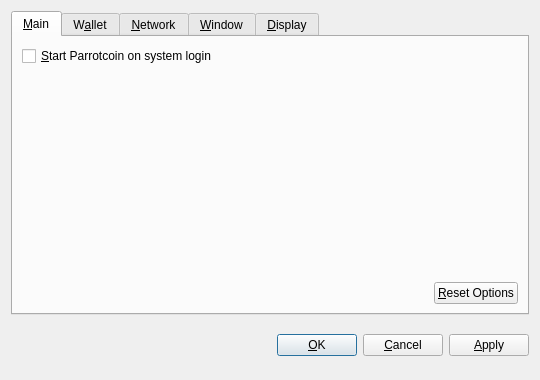
<?xml version="1.0" encoding="UTF-8"?>
<ui version="4.0">
 <class>OptionsDialog</class>
 <widget class="QDialog" name="OptionsDialog">
  <property name="geometry">
   <rect>
    <x>0</x>
    <y>0</y>
    <width>540</width>
    <height>380</height>
   </rect>
  </property>
  <property name="windowTitle">
   <string>Options</string>
  </property>
  <property name="modal">
   <bool>true</bool>
  </property>
  <layout class="QVBoxLayout" name="verticalLayout">
   <item>
    <widget class="QTabWidget" name="tabWidget">
     <property name="tabPosition">
      <enum>QTabWidget::North</enum>
     </property>
     <property name="currentIndex">
      <number>0</number>
     </property>
     <widget class="QWidget" name="tabMain">
      <attribute name="title">
       <string>&amp;Main</string>
      </attribute>
      <layout class="QVBoxLayout" name="verticalLayout_Main">
       <item>
        <widget class="QCheckBox" name="bitcoinAtStartup">
         <property name="toolTip">
          <string>Automatically start Parrotcoin after logging in to the system.</string>
         </property>
         <property name="text">
          <string>&amp;Start Parrotcoin on system login</string>
         </property>
        </widget>
       </item>
       <item>
        <spacer name="verticalSpacer_Main">
         <property name="orientation">
          <enum>Qt::Vertical</enum>
         </property>
         <property name="sizeHint" stdset="0">
          <size>
           <width>20</width>
           <height>40</height>
          </size>
         </property>
        </spacer>
       </item>
       <item>
        <layout class="QHBoxLayout" name="horizontalLayout_2_Main">
         <item>
          <spacer name="horizontalSpacer_2_Main">
           <property name="orientation">
            <enum>Qt::Horizontal</enum>
           </property>
           <property name="sizeHint" stdset="0">
            <size>
             <width>40</width>
             <height>20</height>
            </size>
           </property>
          </spacer>
         </item>
         <item>
          <widget class="QPushButton" name="resetButton">
           <property name="toolTip">
            <string>Reset all client options to default.</string>
           </property>
           <property name="text">
            <string>&amp;Reset Options</string>
           </property>
           <property name="autoDefault">
            <bool>false</bool>
           </property>
          </widget>
         </item>
        </layout>
       </item>
      </layout>
     </widget>
     <widget class="QWidget" name="tabWallet">
      <attribute name="title">
       <string>W&amp;allet</string>
      </attribute>
      <layout class="QVBoxLayout" name="verticalLayout_Network">
       <item>
        <widget class="QLabel" name="transactionFeeInfoLabel">
         <property name="text">
          <string>Optional transaction fee per kB that helps make sure your transactions are processed quickly. Most transactions are 1 kB.</string>
         </property>
         <property name="textFormat">
          <enum>Qt::PlainText</enum>
         </property>
         <property name="wordWrap">
          <bool>true</bool>
         </property>
        </widget>
       </item>
       <item>
        <layout class="QHBoxLayout" name="horizontalLayout_1_Main">
         <item>
          <widget class="QLabel" name="transactionFeeLabel">
           <property name="text">
            <string>Pay transaction &amp;fee</string>
           </property>
           <property name="textFormat">
            <enum>Qt::PlainText</enum>
           </property>
           <property name="buddy">
            <cstring>transactionFee</cstring>
           </property>
          </widget>
         </item>
         <item>
          <widget class="BitcoinAmountField" name="transactionFee"/>
         </item>
         <item>
          <spacer name="horizontalSpacer_1_Main">
           <property name="orientation">
            <enum>Qt::Horizontal</enum>
           </property>
           <property name="sizeHint" stdset="0">
            <size>
             <width>40</width>
             <height>20</height>
            </size>
           </property>
          </spacer>
         </item>
        </layout>
       </item>
       <item>
        <widget class="QLabel" name="label">
         <property name="text">
          <string>If you disable the spending of unconfirmed change, the change from a transaction cannot be used until that transaction has at least one confirmation. This also affects how your balance is computed.</string>
         </property>
         <property name="wordWrap">
          <bool>true</bool>
         </property>
        </widget>
       </item>
       <item>
        <widget class="QCheckBox" name="spendZeroConfChange">
         <property name="text">
          <string>Spend unconfirmed change  (experts only)</string>
         </property>
        </widget>
       </item>
       <item>
        <spacer name="verticalSpacer">
         <property name="orientation">
          <enum>Qt::Vertical</enum>
         </property>
         <property name="sizeHint" stdset="0">
          <size>
           <width>20</width>
           <height>40</height>
          </size>
         </property>
        </spacer>
       </item>
      </layout>
     </widget>
     <widget class="QWidget" name="tabNetwork">
      <attribute name="title">
       <string>&amp;Network</string>
      </attribute>
      <layout class="QVBoxLayout" name="verticalLayout_Network">
       <item>
        <widget class="QCheckBox" name="mapPortUpnp">
         <property name="toolTip">
          <string>Automatically open the Parrotcoin client port on the router. This only works when your router supports UPnP and it is enabled.</string>
         </property>
         <property name="text">
          <string>Map port using &amp;UPnP</string>
         </property>
        </widget>
       </item>
       <item>
        <widget class="QCheckBox" name="connectSocks">
         <property name="toolTip">
          <string>Connect to the Parrotcoin network through a SOCKS proxy (e.g. when connecting through Tor).</string>
         </property>
         <property name="text">
          <string>&amp;Connect through SOCKS proxy:</string>
         </property>
        </widget>
       </item>
       <item>
        <layout class="QHBoxLayout" name="horizontalLayout_Network">
         <item>
          <widget class="QLabel" name="proxyIpLabel">
           <property name="text">
            <string>Proxy &amp;IP:</string>
           </property>
           <property name="textFormat">
            <enum>Qt::PlainText</enum>
           </property>
           <property name="buddy">
            <cstring>proxyIp</cstring>
           </property>
          </widget>
         </item>
         <item>
          <widget class="QValidatedLineEdit" name="proxyIp">
           <property name="maximumSize">
            <size>
             <width>140</width>
             <height>16777215</height>
            </size>
           </property>
           <property name="toolTip">
            <string>IP address of the proxy (e.g. 127.0.0.1)</string>
           </property>
          </widget>
         </item>
         <item>
          <widget class="QLabel" name="proxyPortLabel">
           <property name="text">
            <string>&amp;Port:</string>
           </property>
           <property name="textFormat">
            <enum>Qt::PlainText</enum>
           </property>
           <property name="buddy">
            <cstring>proxyPort</cstring>
           </property>
          </widget>
         </item>
         <item>
          <widget class="QLineEdit" name="proxyPort">
           <property name="maximumSize">
            <size>
             <width>55</width>
             <height>16777215</height>
            </size>
           </property>
           <property name="toolTip">
            <string>Port of the proxy (e.g. 9050)</string>
           </property>
          </widget>
         </item>
         <item>
          <widget class="QLabel" name="socksVersionLabel">
           <property name="text">
            <string>SOCKS &amp;Version:</string>
           </property>
           <property name="textFormat">
            <enum>Qt::PlainText</enum>
           </property>
           <property name="buddy">
            <cstring>socksVersion</cstring>
           </property>
          </widget>
         </item>
         <item>
          <widget class="QValueComboBox" name="socksVersion">
           <property name="toolTip">
            <string>SOCKS version of the proxy (e.g. 5)</string>
           </property>
          </widget>
         </item>
         <item>
          <spacer name="horizontalSpacer_Network">
           <property name="orientation">
            <enum>Qt::Horizontal</enum>
           </property>
           <property name="sizeHint" stdset="0">
            <size>
             <width>40</width>
             <height>20</height>
            </size>
           </property>
          </spacer>
         </item>
        </layout>
       </item>
       <item>
        <spacer name="verticalSpacer_Network">
         <property name="orientation">
          <enum>Qt::Vertical</enum>
         </property>
         <property name="sizeHint" stdset="0">
          <size>
           <width>20</width>
           <height>40</height>
          </size>
         </property>
        </spacer>
       </item>
      </layout>
     </widget>
     <widget class="QWidget" name="tabWindow">
      <attribute name="title">
       <string>&amp;Window</string>
      </attribute>
      <layout class="QVBoxLayout" name="verticalLayout_Window">
       <item>
        <widget class="QCheckBox" name="minimizeToTray">
         <property name="toolTip">
          <string>Show only a tray icon after minimizing the window.</string>
         </property>
         <property name="text">
          <string>&amp;Minimize to the tray instead of the taskbar</string>
         </property>
        </widget>
       </item>
       <item>
        <widget class="QCheckBox" name="minimizeOnClose">
         <property name="toolTip">
          <string>Minimize instead of exit the application when the window is closed. When this option is enabled, the application will be closed only after selecting Quit in the menu.</string>
         </property>
         <property name="text">
          <string>M&amp;inimize on close</string>
         </property>
        </widget>
       </item>
       <item>
        <spacer name="verticalSpacer_Window">
         <property name="orientation">
          <enum>Qt::Vertical</enum>
         </property>
         <property name="sizeHint" stdset="0">
          <size>
           <width>20</width>
           <height>40</height>
          </size>
         </property>
        </spacer>
       </item>
      </layout>
     </widget>
     <widget class="QWidget" name="tabDisplay">
      <attribute name="title">
       <string>&amp;Display</string>
      </attribute>
      <layout class="QVBoxLayout" name="verticalLayout_Display">
       <item>
        <layout class="QHBoxLayout" name="horizontalLayout_1_Display">
         <item>
          <widget class="QLabel" name="langLabel">
           <property name="text">
            <string>User Interface &amp;language:</string>
           </property>
           <property name="textFormat">
            <enum>Qt::PlainText</enum>
           </property>
           <property name="buddy">
            <cstring>lang</cstring>
           </property>
          </widget>
         </item>
         <item>
          <widget class="QValueComboBox" name="lang">
           <property name="toolTip">
            <string>The user interface language can be set here. This setting will take effect after restarting Parrotcoin.</string>
           </property>
          </widget>
         </item>
        </layout>
       </item>
       <item>
        <layout class="QHBoxLayout" name="horizontalLayout_2_Display">
         <item>
          <widget class="QLabel" name="unitLabel">
           <property name="text">
            <string>&amp;Unit to show amounts in:</string>
           </property>
           <property name="textFormat">
            <enum>Qt::PlainText</enum>
           </property>
           <property name="buddy">
            <cstring>unit</cstring>
           </property>
          </widget>
         </item>
         <item>
          <widget class="QValueComboBox" name="unit">
           <property name="toolTip">
            <string>Choose the default subdivision unit to show in the interface and when sending coins.</string>
           </property>
          </widget>
         </item>
        </layout>
       </item>
       <item>
        <widget class="QCheckBox" name="displayAddresses">
         <property name="toolTip">
          <string>Whether to show Parrotcoin addresses in the transaction list or not.</string>
         </property>
         <property name="text">
          <string>&amp;Display addresses in transaction list</string>
         </property>
        </widget>
       </item>
       <item>
        <widget class="QCheckBox" name="coinControlFeatures">
         <property name="toolTip">
          <string>Whether to show coin control features or not.</string>
         </property>
         <property name="text">
          <string>Display coin &amp;control features (experts only!)</string>
         </property>
        </widget>
       </item>
       <item>
        <spacer name="verticalSpacer_Display">
         <property name="orientation">
          <enum>Qt::Vertical</enum>
         </property>
         <property name="sizeHint" stdset="0">
          <size>
           <width>20</width>
           <height>40</height>
          </size>
         </property>
        </spacer>
       </item>
      </layout>
     </widget>
    </widget>
   </item>
   <item>
    <layout class="QHBoxLayout" name="horizontalLayout_Buttons">
     <item>
      <spacer name="horizontalSpacer_1">
       <property name="orientation">
        <enum>Qt::Horizontal</enum>
       </property>
       <property name="sizeHint" stdset="0">
        <size>
         <width>40</width>
         <height>48</height>
        </size>
       </property>
      </spacer>
     </item>
     <item>
      <widget class="QLabel" name="statusLabel">
       <property name="font">
        <font>
         <weight>75</weight>
         <bold>true</bold>
        </font>
       </property>
       <property name="text">
        <string/>
       </property>
       <property name="textFormat">
        <enum>Qt::PlainText</enum>
       </property>
       <property name="wordWrap">
        <bool>true</bool>
       </property>
      </widget>
     </item>
     <item>
      <spacer name="horizontalSpacer_2">
       <property name="orientation">
        <enum>Qt::Horizontal</enum>
       </property>
       <property name="sizeHint" stdset="0">
        <size>
         <width>40</width>
         <height>48</height>
        </size>
       </property>
      </spacer>
     </item>
     <item>
      <widget class="QPushButton" name="okButton">
       <property name="text">
        <string>&amp;OK</string>
       </property>
      </widget>
     </item>
     <item>
      <widget class="QPushButton" name="cancelButton">
       <property name="text">
        <string>&amp;Cancel</string>
       </property>
       <property name="autoDefault">
        <bool>false</bool>
       </property>
      </widget>
     </item>
     <item>
      <widget class="QPushButton" name="applyButton">
       <property name="text">
        <string>&amp;Apply</string>
       </property>
       <property name="autoDefault">
        <bool>false</bool>
       </property>
      </widget>
     </item>
    </layout>
   </item>
  </layout>
 </widget>
 <customwidgets>
  <customwidget>
   <class>BitcoinAmountField</class>
   <extends>QSpinBox</extends>
   <header>bitcoinamountfield.h</header>
  </customwidget>
  <customwidget>
   <class>QValueComboBox</class>
   <extends>QComboBox</extends>
   <header>qvaluecombobox.h</header>
  </customwidget>
  <customwidget>
   <class>QValidatedLineEdit</class>
   <extends>QLineEdit</extends>
   <header>qvalidatedlineedit.h</header>
  </customwidget>
 </customwidgets>
 <resources/>
 <connections/>
</ui>
